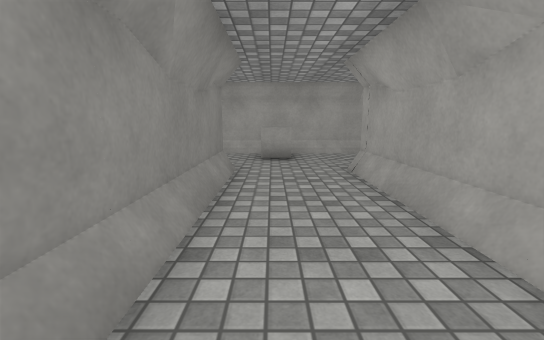
view 1 (above)

16 first-person views from a walk through a scene from a Unity 3-D project. The camera is 1.2 m above the floor, tilts 10° down and sees 90° across. The floor is counted in squares, 1 m on a side. Each view is taken from the middle of a square. On the plan, view 1 faces up. The plan holds only what a view shows up to about 13 squares ahead; the rest is blank. The place goes on beyond the plan. The player character is not drawn. Door leaves are left out, so doorways stand open. Surface patterns are stand-ins for the level's own textures.

view 2
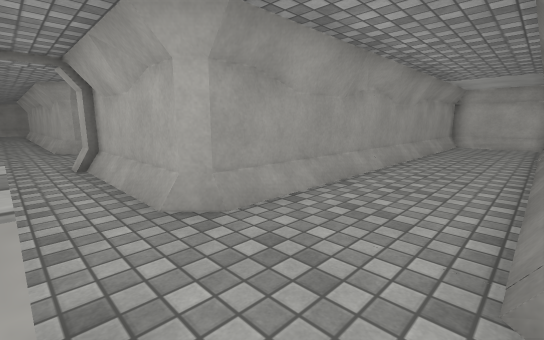

view 3
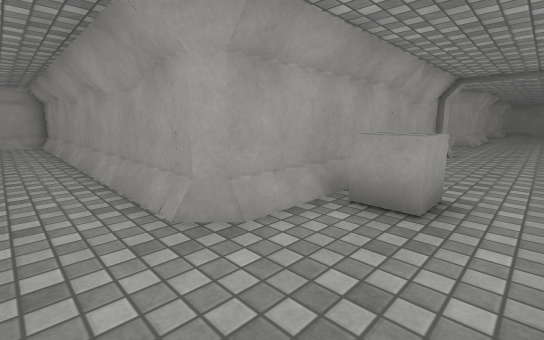

view 4
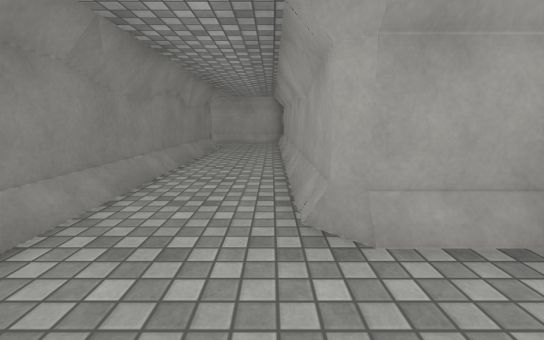

view 5
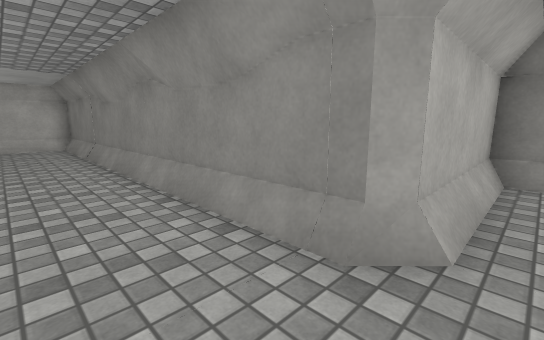

view 6
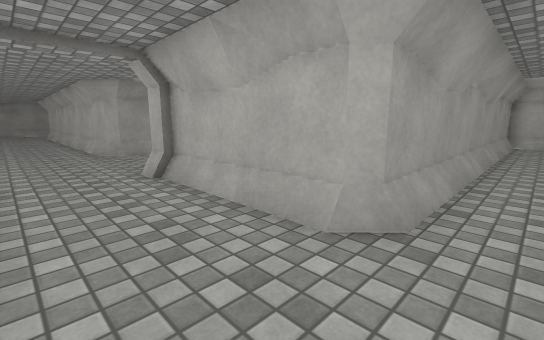

view 7
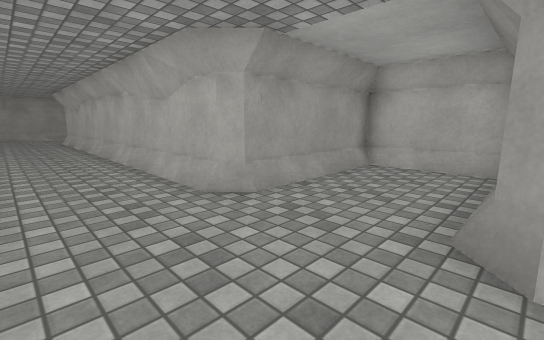

view 8
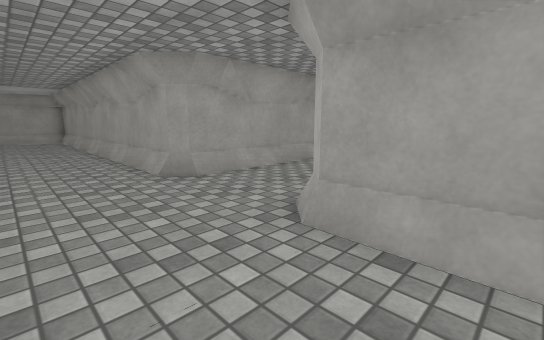

view 9
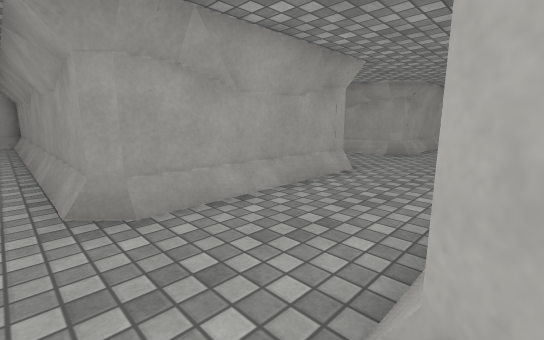

view 10
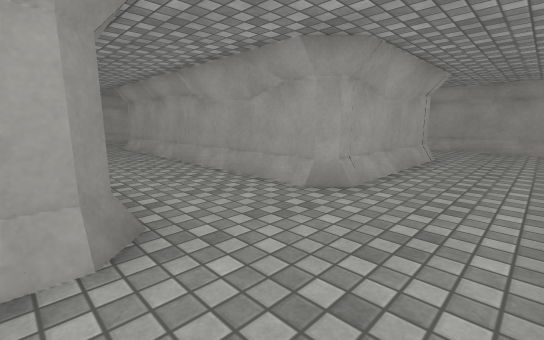

view 11
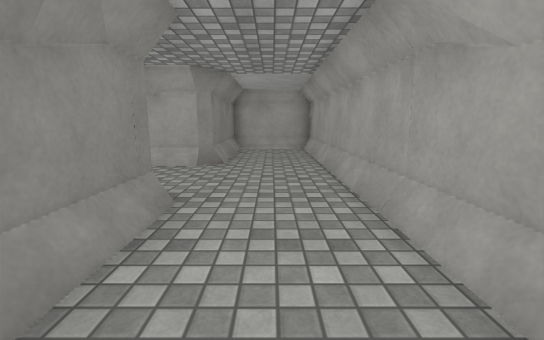

view 12
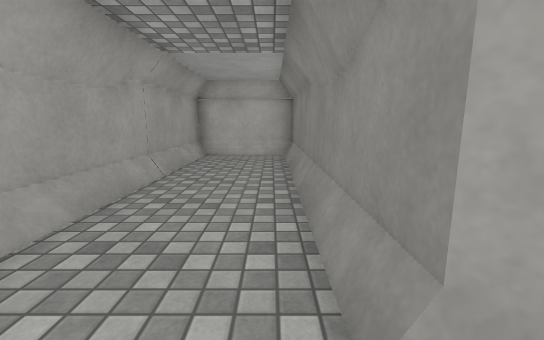

view 13
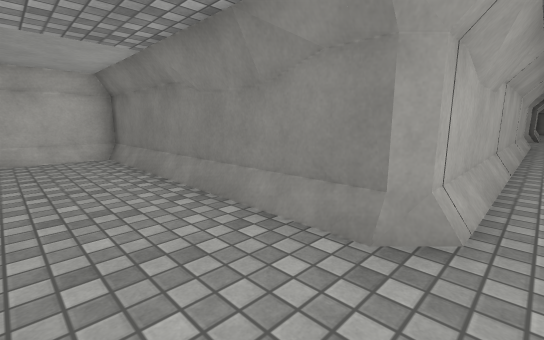

view 14
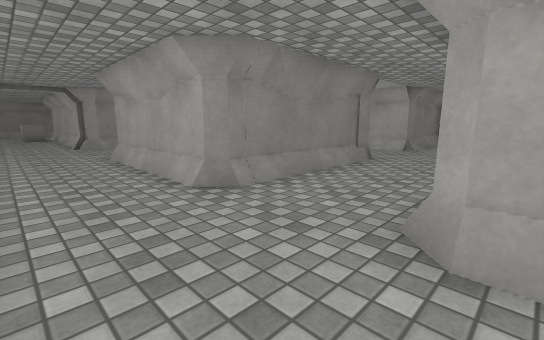

view 15
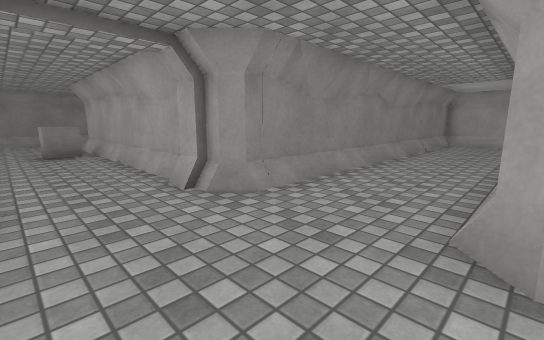

view 16
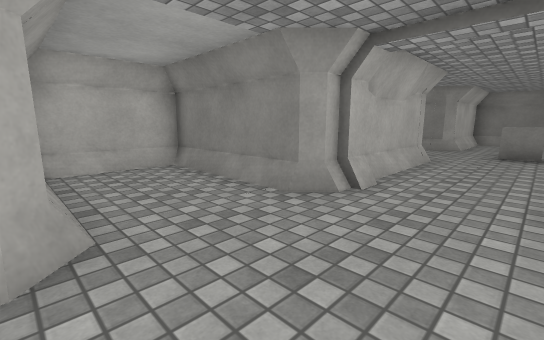

### Floor plan
Points are (right, up) in squares from view 1. A wall is a line through its corners. A room is listed if a view was taken in it or the views show most of it. See-through windows are left out.
Room 1 (views 1, 2, 3, 4, 5, 6)
walls: (2.1, 6.8) (2.6, 7.3) (6.9, 7.3) (6.9, 7.7); (2.5, 7.5) (8, 7.5); (-5.7, 7.3) (-1.6, 7.3) (-1.2, 6.9) (-1.2, -2.5); (6.9, 10.8) (-2, 10.8) (-2.3, 11.1) (-2.3, 19.5); (2.3, -2.5) (2.3, 7); (-5.8, 19.5) (-5.8, 7.3)
low walls: (-1, 7) (-1, 0.9); (-2.4, 7.5) (-1.5, 7.5); (-3.4, 7.5) (-2.5, 7.5); (-4.4, 7.5) (-3.5, 7.5); (2.3, 10.6) (-2, 10.6); (-5.4, 7.5) (-4.5, 7.5); (-5.7, 8.8) (-5.7, 7.3); (3.5, 10.6) (3, 10.6); (4.5, 10.6) (3.6, 10.6); (5.5, 10.6) (4.6, 10.6); (2.1, 1.6) (2.1, 6.8); (6.5, 10.6) (5.6, 10.6); (-5.7, 14.4) (-5.7, 10.5); (2.1, 0.6) (2.1, 1.5); (-5.7, 15.4) (-5.7, 14.5); (2.1, -0.4) (2.1, 0.5); (-5.7, 16.4) (-5.7, 15.5); (2.1, -1.4) (2.1, -0.5); (2.1, -2.4) (2.1, -1.5)
ways out: open door at (7, 9) to room 2
objects: cube (0, 9) to (0, 10)
Room 2 (views 7, 8, 9, 10, 11, 12, 13, 14, 15, 16)
walls: (17.4, 10.8) (12.1, 10.8) (11.8, 11.1) (11.8, 19.5); (16.5, 7.5) (17.4, 7.5); (17.8, 16.5) (17.8, 11.1) (17.3, 10.6); (11.8, 6.5) (11.8, 7); (27, 10.8) (21.6, 10.8) (21.3, 11.1) (21.3, 19.5); (11.6, 6.7) (12.1, 7.3) (26.9, 7.3) (27.2, 6.9) (27.2, 1.9); (27.4, 11.2) (26.8, 10.6); (7.9, 10.8) (7.5, 10.8); (7.8, 10.6) (6.8, 10.6); (7.5, 7.3) (7.9, 7.3) (8.3, 6.9) (8.3, 6.5); (30.7, 1.9) (30.7, 11.5); (8.3, 19.5) (8.3, 11.1) (7.6, 10.4)
low walls: (17.3, 10.6) (12, 10.6); (21.1, 11) (21.1, 13.4); (21.1, 13.5) (21.1, 14.4); (15.5, 7.5) (16.4, 7.5); (22.6, 7.5) (23.5, 7.5); (23.4, 10.6) (21.5, 10.6); (17.9, 14.4) (17.9, 11); (14.5, 7.5) (15.4, 7.5); (23.6, 7.5) (24.5, 7.5); (24.4, 10.6) (23.5, 10.6); (17.9, 15.4) (17.9, 14.5); (24.6, 7.5) (25.5, 7.5); (25.4, 10.6) (24.5, 10.6); (17.9, 16.5) (17.9, 15.5); (25.6, 7.5) (26.5, 7.5); (12, 7.5) (14.4, 7.5); (11.6, 11.5) (11.6, 12.4); (26.8, 10.6) (25.5, 10.6); (11.6, 6.5) (11.6, 7); (27.4, 7) (27.4, 3.6); (27.4, 3.5) (27.4, 2.6); (30.6, 6.6) (30.6, 11.5); (30.6, 2) (30.6, 6.5)
ways out: open door at (7, 9) to room 1

Where each view was taken, in squares from view 1:
view 1: 0 up, 0 right, facing up
view 2: 9 up, 1 left, facing down-right
view 3: 8 up, 4 left, facing up-right
view 4: 8 up, 3 left, facing up
view 5: 8 up, 1 right, facing down-left
view 6: 10 up, 1 right, facing down-right
view 7: 10 up, 8 right, facing down-right
view 8: 5 up, 9 right, facing up-right
view 9: 7 up, 11 right, facing up-right
view 10: 8 up, 17 right, facing up-right
view 11: 3 up, 29 right, facing up
view 12: 8 up, 28 right, facing down
view 13: 8 up, 30 right, facing down-left
view 14: 8 up, 22 right, facing up-left
view 15: 8 up, 12 right, facing up-left
view 16: 10 up, 12 right, facing down-left
